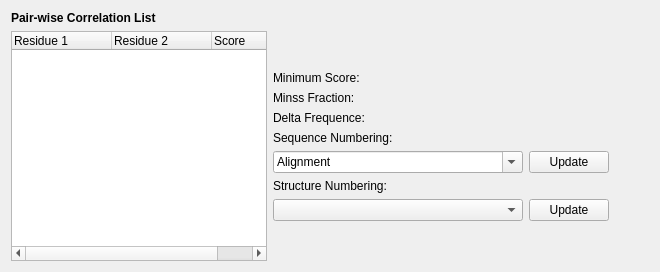
            <widget class="QWidget" name="page_13">
             <layout class="QGridLayout" name="gridLayout_16">
              <item row="0" column="0">
               <widget class="QLabel" name="label_38">
                <property name="text">
                 <string>&lt;html&gt;&lt;head/&gt;&lt;body&gt;&lt;p&gt;&lt;span style=&quot; font-weight:600;&quot;&gt;Pair-wise Correlation List&lt;/span&gt;&lt;/p&gt;&lt;/body&gt;&lt;/html&gt;</string>
                </property>
               </widget>
              </item>
              <item row="1" column="0">
               <widget class="QTreeWidget" name="treeCorrelation">
                <property name="minimumSize">
                 <size>
                  <width>0</width>
                  <height>0</height>
                 </size>
                </property>
                <property name="maximumSize">
                 <size>
                  <width>290</width>
                  <height>16777215</height>
                 </size>
                </property>
                <column>
                 <property name="text">
                  <string>Residue 1</string>
                 </property>
                </column>
                <column>
                 <property name="text">
                  <string>Residue 2</string>
                 </property>
                </column>
                <column>
                 <property name="text">
                  <string>Score</string>
                 </property>
                </column>
               </widget>
              </item>
              <item row="1" column="1">
               <layout class="QVBoxLayout" name="verticalLayout_28">
                <item>
                 <spacer name="verticalSpacer_18">
                  <property name="orientation">
                   <enum>Qt::Vertical</enum>
                  </property>
                  <property name="sizeType">
                   <enum>QSizePolicy::Minimum</enum>
                  </property>
                  <property name="sizeHint" stdset="0">
                   <size>
                    <width>20</width>
                    <height>40</height>
                   </size>
                  </property>
                 </spacer>
                </item>
                <item>
                 <widget class="QLabel" name="lblMinLogP">
                  <property name="minimumSize">
                   <size>
                    <width>300</width>
                    <height>0</height>
                   </size>
                  </property>
                  <property name="text">
                   <string>Minimum Score: </string>
                  </property>
                 </widget>
                </item>
                <item>
                 <widget class="QLabel" name="lblMinss">
                  <property name="minimumSize">
                   <size>
                    <width>300</width>
                    <height>0</height>
                   </size>
                  </property>
                  <property name="text">
                   <string>Minss Fraction: </string>
                  </property>
                 </widget>
                </item>
                <item>
                 <widget class="QLabel" name="lblDeltaFreq">
                  <property name="minimumSize">
                   <size>
                    <width>300</width>
                    <height>0</height>
                   </size>
                  </property>
                  <property name="text">
                   <string>Delta Frequence: </string>
                  </property>
                 </widget>
                </item>
                <item>
                 <layout class="QVBoxLayout" name="verticalLayout_52">
                  <item>
                   <widget class="QLabel" name="label_17">
                    <property name="text">
                     <string>Sequence Numbering:</string>
                    </property>
                   </widget>
                  </item>
                  <item>
                   <layout class="QHBoxLayout" name="horizontalLayout_50">
                    <item>
                     <widget class="QComboBox" name="cmbRefSeq_2">
                      <property name="minimumSize">
                       <size>
                        <width>250</width>
                        <height>0</height>
                       </size>
                      </property>
                      <property name="editable">
                       <bool>true</bool>
                      </property>
                      <item>
                       <property name="text">
                        <string>Alignment</string>
                       </property>
                      </item>
                     </widget>
                    </item>
                    <item>
                     <widget class="QPushButton" name="cmdUpdateGraphNumbering">
                      <property name="text">
                       <string>Update</string>
                      </property>
                     </widget>
                    </item>
                    <item>
                     <spacer name="horizontalSpacer_68">
                      <property name="orientation">
                       <enum>Qt::Horizontal</enum>
                      </property>
                      <property name="sizeHint" stdset="0">
                       <size>
                        <width>40</width>
                        <height>20</height>
                       </size>
                      </property>
                     </spacer>
                    </item>
                   </layout>
                  </item>
                  <item>
                   <layout class="QVBoxLayout" name="verticalLayout_17">
                    <item>
                     <widget class="QLabel" name="label_65">
                      <property name="text">
                       <string>Structure Numbering:</string>
                      </property>
                     </widget>
                    </item>
                    <item>
                     <layout class="QHBoxLayout" name="horizontalLayout_44">
                      <item>
                       <widget class="QComboBox" name="cmbRefPdb_2">
                        <property name="minimumSize">
                         <size>
                          <width>250</width>
                          <height>0</height>
                         </size>
                        </property>
                       </widget>
                      </item>
                      <item>
                       <widget class="QPushButton" name="cmdUpdateGraphPdbNumbering">
                        <property name="text">
                         <string>Update</string>
                        </property>
                       </widget>
                      </item>
                      <item>
                       <spacer name="horizontalSpacer_81">
                        <property name="orientation">
                         <enum>Qt::Horizontal</enum>
                        </property>
                        <property name="sizeHint" stdset="0">
                         <size>
                          <width>40</width>
                          <height>20</height>
                         </size>
                        </property>
                       </spacer>
                      </item>
                     </layout>
                    </item>
                   </layout>
                  </item>
                 </layout>
                </item>
                <item>
                 <spacer name="verticalSpacer_19">
                  <property name="orientation">
                   <enum>Qt::Vertical</enum>
                  </property>
                  <property name="sizeHint" stdset="0">
                   <size>
                    <width>20</width>
                    <height>40</height>
                   </size>
                  </property>
                 </spacer>
                </item>
               </layout>
              </item>
             </layout>
             <zorder>label_38</zorder>
             <zorder>treeCorrelation</zorder>
             <zorder></zorder>
            </widget>
